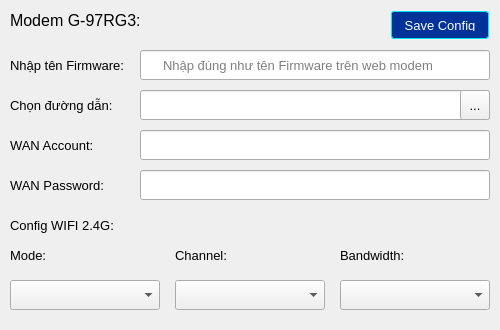
<?xml version="1.0" encoding="UTF-8"?>
<ui version="4.0">
 <class>Form</class>
 <widget class="QWidget" name="Form">
  <property name="geometry">
   <rect>
    <x>0</x>
    <y>0</y>
    <width>500</width>
    <height>330</height>
   </rect>
  </property>
  <property name="sizePolicy">
   <sizepolicy hsizetype="Fixed" vsizetype="Fixed">
    <horstretch>0</horstretch>
    <verstretch>0</verstretch>
   </sizepolicy>
  </property>
  <property name="minimumSize">
   <size>
    <width>500</width>
    <height>330</height>
   </size>
  </property>
  <property name="maximumSize">
   <size>
    <width>500</width>
    <height>330</height>
   </size>
  </property>
  <property name="font">
   <font>
    <pointsize>10</pointsize>
   </font>
  </property>
  <property name="windowTitle">
   <string>Form</string>
  </property>
  <widget class="QLabel" name="label">
   <property name="geometry">
    <rect>
     <x>10</x>
     <y>10</y>
     <width>141</width>
     <height>20</height>
    </rect>
   </property>
   <property name="font">
    <font>
     <pointsize>12</pointsize>
    </font>
   </property>
   <property name="text">
    <string>Modem G-97RG3:</string>
   </property>
  </widget>
  <widget class="QLabel" name="label_2">
   <property name="geometry">
    <rect>
     <x>10</x>
     <y>90</y>
     <width>111</width>
     <height>30</height>
    </rect>
   </property>
   <property name="font">
    <font>
     <pointsize>10</pointsize>
    </font>
   </property>
   <property name="text">
    <string>Chọn đường dẫn:</string>
   </property>
  </widget>
  <widget class="QLineEdit" name="firmware_path">
   <property name="geometry">
    <rect>
     <x>140</x>
     <y>90</y>
     <width>350</width>
     <height>30</height>
    </rect>
   </property>
   <property name="styleSheet">
    <string notr="true">padding-left: 20px;</string>
   </property>
  </widget>
  <widget class="QLabel" name="label_3">
   <property name="geometry">
    <rect>
     <x>10</x>
     <y>50</y>
     <width>121</width>
     <height>30</height>
    </rect>
   </property>
   <property name="font">
    <font>
     <pointsize>10</pointsize>
    </font>
   </property>
   <property name="text">
    <string>Nhập tên Firmware:</string>
   </property>
  </widget>
  <widget class="QLineEdit" name="firmware_name">
   <property name="geometry">
    <rect>
     <x>140</x>
     <y>50</y>
     <width>350</width>
     <height>30</height>
    </rect>
   </property>
   <property name="styleSheet">
    <string notr="true">padding-left: 20px;</string>
   </property>
   <property name="placeholderText">
    <string>Nhập đúng như tên Firmware trên web modem</string>
   </property>
  </widget>
  <widget class="QToolButton" name="select_firmware_btn">
   <property name="geometry">
    <rect>
     <x>460</x>
     <y>90</y>
     <width>30</width>
     <height>30</height>
    </rect>
   </property>
   <property name="text">
    <string>...</string>
   </property>
  </widget>
  <widget class="QLabel" name="label_4">
   <property name="geometry">
    <rect>
     <x>10</x>
     <y>130</y>
     <width>91</width>
     <height>30</height>
    </rect>
   </property>
   <property name="font">
    <font>
     <pointsize>10</pointsize>
    </font>
   </property>
   <property name="text">
    <string>WAN Account:</string>
   </property>
  </widget>
  <widget class="QLabel" name="label_5">
   <property name="geometry">
    <rect>
     <x>10</x>
     <y>170</y>
     <width>101</width>
     <height>30</height>
    </rect>
   </property>
   <property name="font">
    <font>
     <pointsize>10</pointsize>
    </font>
   </property>
   <property name="text">
    <string>WAN Password:</string>
   </property>
  </widget>
  <widget class="QLineEdit" name="wan_account">
   <property name="geometry">
    <rect>
     <x>140</x>
     <y>130</y>
     <width>350</width>
     <height>30</height>
    </rect>
   </property>
   <property name="styleSheet">
    <string notr="true">padding-left: 20px;
</string>
   </property>
  </widget>
  <widget class="QLineEdit" name="wan_password">
   <property name="geometry">
    <rect>
     <x>140</x>
     <y>170</y>
     <width>350</width>
     <height>30</height>
    </rect>
   </property>
   <property name="styleSheet">
    <string notr="true">padding-left: 20px;</string>
   </property>
  </widget>
  <widget class="QLabel" name="label_6">
   <property name="geometry">
    <rect>
     <x>10</x>
     <y>240</y>
     <width>70</width>
     <height>30</height>
    </rect>
   </property>
   <property name="font">
    <font>
     <pointsize>10</pointsize>
    </font>
   </property>
   <property name="text">
    <string>Mode:</string>
   </property>
  </widget>
  <widget class="QLabel" name="label_7">
   <property name="geometry">
    <rect>
     <x>175</x>
     <y>240</y>
     <width>70</width>
     <height>30</height>
    </rect>
   </property>
   <property name="font">
    <font>
     <pointsize>10</pointsize>
    </font>
   </property>
   <property name="text">
    <string>Channel:</string>
   </property>
  </widget>
  <widget class="QLabel" name="label_8">
   <property name="geometry">
    <rect>
     <x>340</x>
     <y>240</y>
     <width>70</width>
     <height>30</height>
    </rect>
   </property>
   <property name="font">
    <font>
     <pointsize>10</pointsize>
    </font>
   </property>
   <property name="text">
    <string>Bandwidth:</string>
   </property>
  </widget>
  <widget class="QComboBox" name="wifi24_mode">
   <property name="geometry">
    <rect>
     <x>10</x>
     <y>280</y>
     <width>150</width>
     <height>30</height>
    </rect>
   </property>
   <property name="styleSheet">
    <string notr="true">padding-left: 20px;
padding-right: 20px;</string>
   </property>
  </widget>
  <widget class="QComboBox" name="wifi24_channel">
   <property name="geometry">
    <rect>
     <x>175</x>
     <y>280</y>
     <width>150</width>
     <height>30</height>
    </rect>
   </property>
   <property name="styleSheet">
    <string notr="true">padding-left: 20px;
padding-right: 20px;</string>
   </property>
  </widget>
  <widget class="QComboBox" name="wifi24_bandwidth">
   <property name="geometry">
    <rect>
     <x>340</x>
     <y>280</y>
     <width>150</width>
     <height>30</height>
    </rect>
   </property>
   <property name="styleSheet">
    <string notr="true">padding-left: 20px;
padding-right: 20px;</string>
   </property>
  </widget>
  <widget class="QPushButton" name="save_config_btn">
   <property name="geometry">
    <rect>
     <x>390</x>
     <y>10</y>
     <width>100</width>
     <height>30</height>
    </rect>
   </property>
   <property name="font">
    <font>
     <pointsize>10</pointsize>
    </font>
   </property>
   <property name="styleSheet">
    <string notr="true">margin: 1px; 
                padding: 7px; 
                background-color: #003399; 
                color: #ffffff;
                border-style: solid; 
                border-radius: 3px; 
                border-width: 0.5px; 
                border-color: rgba(0,230,255,255);</string>
   </property>
   <property name="text">
    <string>Save Config</string>
   </property>
  </widget>
  <widget class="QLabel" name="label_9">
   <property name="geometry">
    <rect>
     <x>10</x>
     <y>210</y>
     <width>121</width>
     <height>30</height>
    </rect>
   </property>
   <property name="font">
    <font>
     <pointsize>10</pointsize>
    </font>
   </property>
   <property name="text">
    <string>Config WIFI 2.4G:</string>
   </property>
  </widget>
 </widget>
 <resources/>
 <connections/>
</ui>
